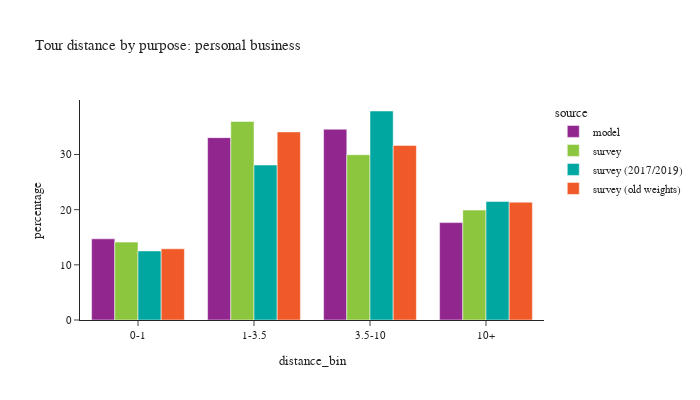

Notebook code cell kept with this figure:
### Code cell
plot_bins(tour, tour['pdpurp'] == 4, 'personal business')

### Figure 1 — Plotly figure (JSON) as saved in the notebook; plotly's stock layout.template omitted (floating-point values rounded to 4 significant figures)
{"data": [{"alignmentgroup": "True", "customdata": [[31890], [71669], [74986], [38270]], "hovertemplate": "source=model<br>distance_bin=%{x}<br>percentage=%{y}<br>sample count=%{customdata[0]}<extra></extra>", "legendgroup": "model", "marker": {"color": "#91268F", "pattern": {"shape": ""}}, "name": "model", "offsetgroup": "model", "orientation": "v", "showlegend": true, "textposition": "auto", "type": "bar", "x": ["0-1", "1-3.5", "3.5-10", "10+"], "xaxis": "x", "y": [14.71, 33.06, 34.59, 17.65], "yaxis": "y"}, {"alignmentgroup": "True", "customdata": [[159], [287], [267], [135]], "hovertemplate": "source=survey<br>distance_bin=%{x}<br>percentage=%{y}<br>sample count=%{customdata[0]}<extra></extra>", "legendgroup": "survey", "marker": {"color": "#8CC63E", "pattern": {"shape": ""}}, "name": "survey", "offsetgroup": "survey", "orientation": "v", "showlegend": true, "textposition": "auto", "type": "bar", "x": ["0-1", "1-3.5", "3.5-10", "10+"], "xaxis": "x", "y": [14.12, 35.99, 29.96, 19.93], "yaxis": "y"}, {"alignmentgroup": "True", "customdata": [[142], [245], [240], [117]], "hovertemplate": "source=survey (2017/2019)<br>distance_bin=%{x}<br>percentage=%{y}<br>sample count=%{customdata[0]}<extra></extra>", "legendgroup": "survey (2017/2019)", "marker": {"color": "#00A7A0", "pattern": {"shape": ""}}, "name": "survey (2017/2019)", "offsetgroup": "survey (2017/2019)", "orientation": "v", "showlegend": true, "textposition": "auto", "type": "bar", "x": ["0-1", "1-3.5", "3.5-10", "10+"], "xaxis": "x", "y": [12.52, 28.1, 37.88, 21.5], "yaxis": "y"}, {"alignmentgroup": "True", "customdata": [[606], [905], [758], [390]], "hovertemplate": "source=survey (old weights)<br>distance_bin=%{x}<br>percentage=%{y}<br>sample count=%{customdata[0]}<extra></extra>", "legendgroup": "survey (old weights)", "marker": {"color": "#F05A28", "pattern": {"shape": ""}}, "name": "survey (old weights)", "offsetgroup": "survey (old weights)", "orientation": "v", "showlegend": true, "textposition": "auto", "type": "bar", "x": ["0-1", "1-3.5", "3.5-10", "10+"], "xaxis": "x", "y": [12.91, 34.09, 31.65, 21.35], "yaxis": "y"}], "layout": {"barmode": "group", "font": {"size": 11}, "height": 400, "legend": {"title": {"text": "source"}, "tracegroupgap": 0}, "title": {"text": "Tour distance by purpose: personal business"}, "width": 700, "xaxis": {"anchor": "y", "domain": [0.0, 1.0], "title": {"text": "distance_bin"}}, "yaxis": {"anchor": "x", "domain": [0.0, 1.0], "title": {"text": "percentage"}}}}
